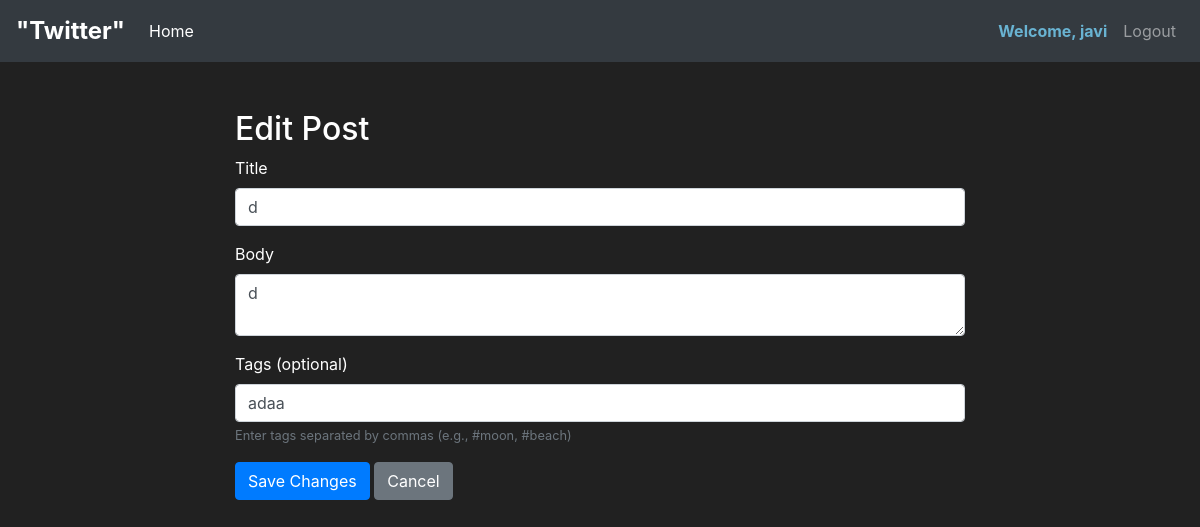
The page /edit_post/1 (signed in) on the database its author committed.
### app/models.py (models this page shows, shortened)
class User(db.Model, UserMixin):
    id = db.Column(db.Integer(), primary_key=True)
    username = db.Column(db.String(), nullable=False)
    email_address = db.Column(db.String(), nullable=False)
    password_hash = db.Column(db.String(), nullable=False)
    posts = db.relationship('Post', backref='owned_user', lazy=True)

class Post(db.Model):
    id = db.Column(db.Integer(), primary_key=True)
    title = db.Column(db.String(), nullable=False)
    body = db.Column(db.String(), nullable=False)
    owned_user_id = db.Column(db.Integer(), db.ForeignKey('user.id'))
    tags = db.Column(db.String())
    likes_count = db.Column(db.Integer(), default=0)
    dislikes_count = db.Column(db.Integer(), default=0)

### app/routes.py (the view, shortened to what this page needs)
@app.route('/edit_post/<int:post_id>', methods=['GET', 'POST'])
@login_required
def edit_post(post_id):
    post = Post.query.get_or_404(post_id)
    if post.owned_user != current_user:
        abort(403)
    form = EditPostForm(obj=post)
    return render_template('edit_post.html', form=form)

### app/forms.py
class EditPostForm(FlaskForm):
    title = StringField('Title', validators=[DataRequired()])
    body = TextAreaField('Body', validators=[DataRequired()])
    tags = StringField('Tags (optional)')
    submit = SubmitField('Edit a post!')

### app/routes.py (called while the page is built)
@login_manager.user_loader
def load_user(user_id):
    return User.query.get(int(user_id))

### app/templates/edit_post.html (shortened to what this page needs)
{% extends 'base.html' %}
{% block content %}
    <div class="container mt-4">
        <div class="row">
            <div class="col-md-8 offset-md-2">
                <h2>Edit Post</h2>
                <form method="POST">
                    <div class="form-group">
                        {{ form.title.label(class="form-control-label") }}
                        {{ form.title(class="form-control") }}
                    </div>
                    <div class="form-group">
                        {{ form.body.label(class="form-control-label") }}
                        {{ form.body(class="form-control") }}
                    </div>
                    <div class="form-group">
                        {{ form.tags.label(class="form-control-label") }}
                        {{ form.tags(class="form-control") }}
                        <small id="tagsHelp" class="form-text text-muted">Enter tags separated by commas (e.g., #moon, #beach)</small>
                    </div>
                    <button type="submit" class="btn btn-primary">Save Changes</button>
                    <a href="{{ url_for('home_page') }}" class="btn btn-secondary">Cancel</a>
                </form>
            </div>
        </div>
    </div>
{% endblock %}

### app/templates/base.html (shortened to what this page needs)
<!doctype html>
<html lang="en">
<head>
    <link rel="stylesheet" href="https://cdn.jsdelivr.net/npm/bootstrap@4.5.3/dist/css/bootstrap.min.css"
>
</head>
<body>
  <nav class="navbar navbar-expand-md navbar-dark bg-dark">
    <span class="navbar-brand" style="font-size: 1.5em; font-weight: bold;">"Twitter"</span>
    <div class="collapse navbar-collapse" id="navbarNav">
        <ul class="navbar-nav mr-auto">
            <li class="nav-item active">
                <a class="nav-link" href="{% if current_user.is_authenticated %}{{ url_for('home_page') }}{% else %}{{ url_for('login_page') }}{% endif %}">Home </a>
            </li>
        </ul>
        {% if current_user.is_authenticated %}
            <ul class="navbar-nav">
                <li class="nav-item">
                    <span class="nav-link" style="color: rgb(105, 179, 210); font-weight: bold;">Welcome, {{ current_user.username }}</span>
                </li>
                <li class="nav-item">
                    <a class="nav-link" href="{{ url_for('logout_page') }}">Logout</a>
                </li>
            </ul>
        {% endif %}
    </div>
</nav>
{% block content %}
{% endblock %}
</body>
</html>

### app/templates/base.html (style rules this page uses)
body { background-color: #212121; color: white; position: relative; }
body { background-color: #212121; color: white; }

### rows shown on the page
User: username "javi"
Post: title "d", body "d", tags "adaa"
